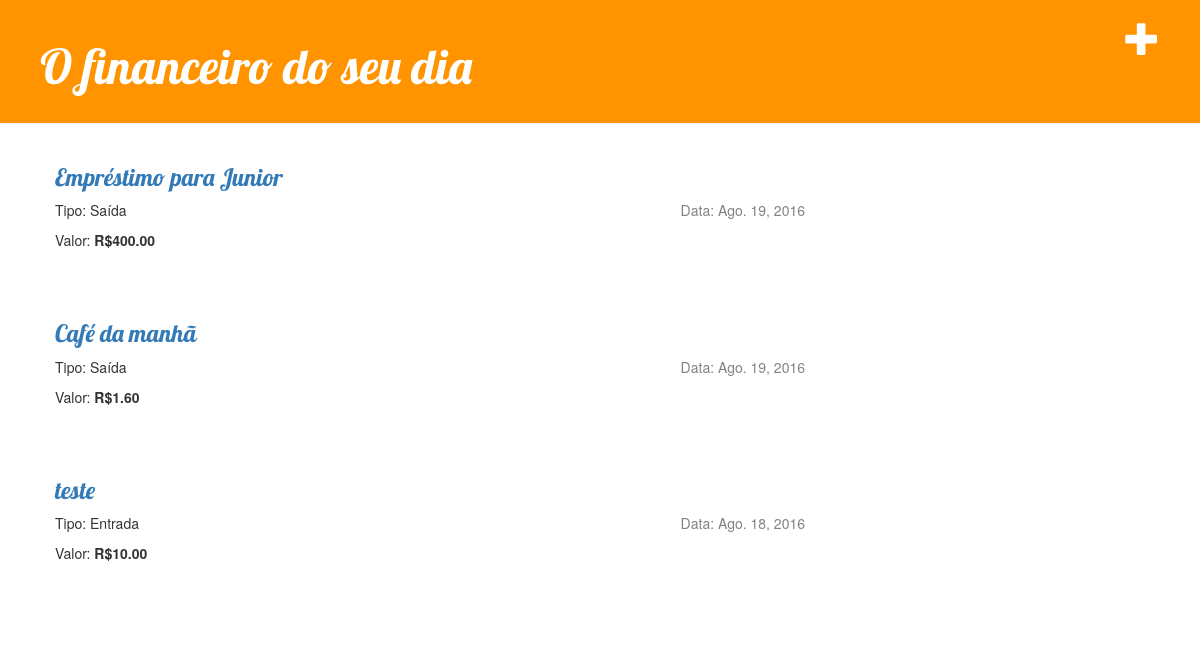
Before: / with the older database file.
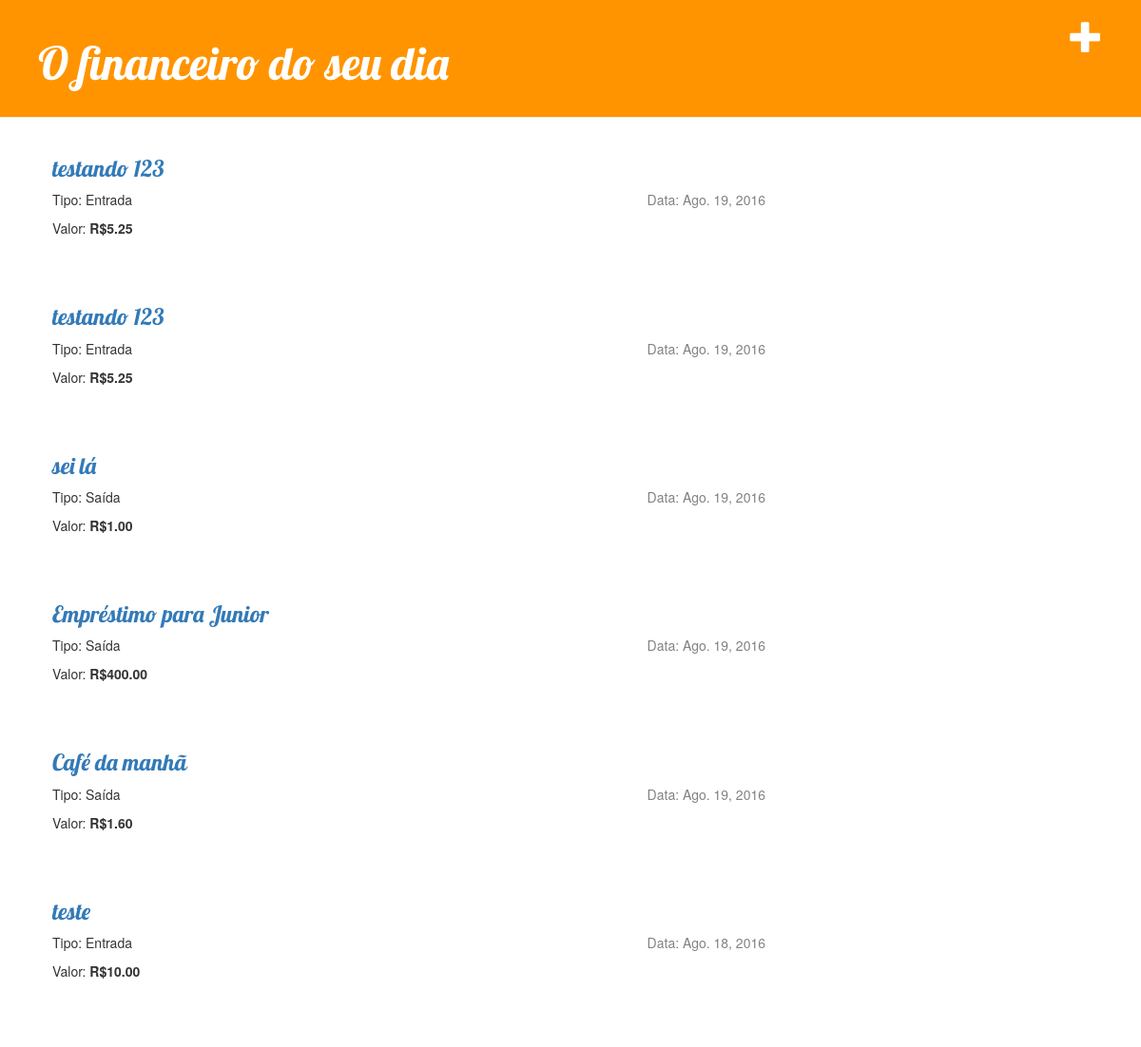
After: the same page with the newer database file.
### financeiro/models.py (models this page shows, shortened)
class Post(models.Model):
    usuario = models.ForeignKey('auth.User')
    tipo_transacao = models.ForeignKey('Tipo')
    data = models.DateField(("Date"))
    descricao = models.CharField(max_length=50)
    valor = models.DecimalField(max_digits=15, decimal_places=2)

class Tipo(models.Model):
	tipo = models.CharField(max_length=25)
	def __str__(self):
   		return self.tipo

### financeiro/views.py (the view)
# urls.py: url(r'^$', views.post_list),
def post_list(request):
    posts = Post.objects.filter(data__lte=timezone.now()).order_by('-id')
    return render(request, 'financeiro/post_list.html', {'posts': posts})

### financeiro/templates/financeiro/post_list.html
{% extends 'financeiro/base.html' %}
{% block content %}
     {% for post in posts %}
        <div class="post">
        <h3><a href="">{{ post.descricao }}</a></h3>
        <div class="date">
            <p>Data: {{ post.data }}</p>
        </div>
        <p>Tipo: {{ post.tipo_transacao}}
        <p>Valor: <b>R${{ post.valor|linebreaksbr }}</p></b>
        </div>
    {% endfor %}
{% endblock content %}

### financeiro/templates/financeiro/base.html (shortened to what this page needs)
{% load staticfiles %}
<html>
    <head>
        <link rel="stylesheet" href="//maxcdn.bootstrapcdn.com/bootstrap/3.2.0/css/bootstrap.min.css">
        <link rel="stylesheet" href="//maxcdn.bootstrapcdn.com/bootstrap/3.2.0/css/bootstrap-theme.min.css">
        <link rel="stylesheet" href="{% static 'financeiro/financeiro.css' %}">
    </head>
    <body>
        <div class="page-header">
            <a href="{% url 'financeiro.views.post_new' %}" class="top-menu"><span class="glyphicon glyphicon-plus"></span></a>
            <h1><a href="/">O financeiro do seu dia</a></h1>
        </div>
        <div class="content container">
            <div class="row">
                 <div class="col-md-8">
                    {% block content %}
                    {% endblock %}
                </div>
            </div>
        </div>
    </body>
</html>

### financeiro/static/financeiro/financeiro.css (style rules this page uses)
.page-header { background-color: #ff9400; margin-top: 0; padding: 20px 20px 20px 40px; }
.page-header h1, .page-header h1 a, .page-header h1 a:visited, .page-header h1 a:active { color: #ffffff; font-size: 36pt; text-decoration: none; }
.content { margin-left: 40px; }
h1, h2, h3, h4 { font-family: 'Lobster', cursive; }
.date { float: right; color: #828282; }
.top-menu, .top-menu:hover, .top-menu:visited { color: #ffffff; float: right; font-size: 26pt; margin-right: 20px; }
.post { margin-bottom: 70px; }

Changed rows visible on the page:
added Post: descricao "testando 123", data "Ago. 19, 2016", tipo_transacao "Entrada", valor "5.25"
added Post: descricao "testando 123", data "Ago. 19, 2016", tipo_transacao "Entrada", valor "5.25"
added Post: descricao "sei lá", data "Ago. 19, 2016", tipo_transacao "Saída", valor "1.00"
